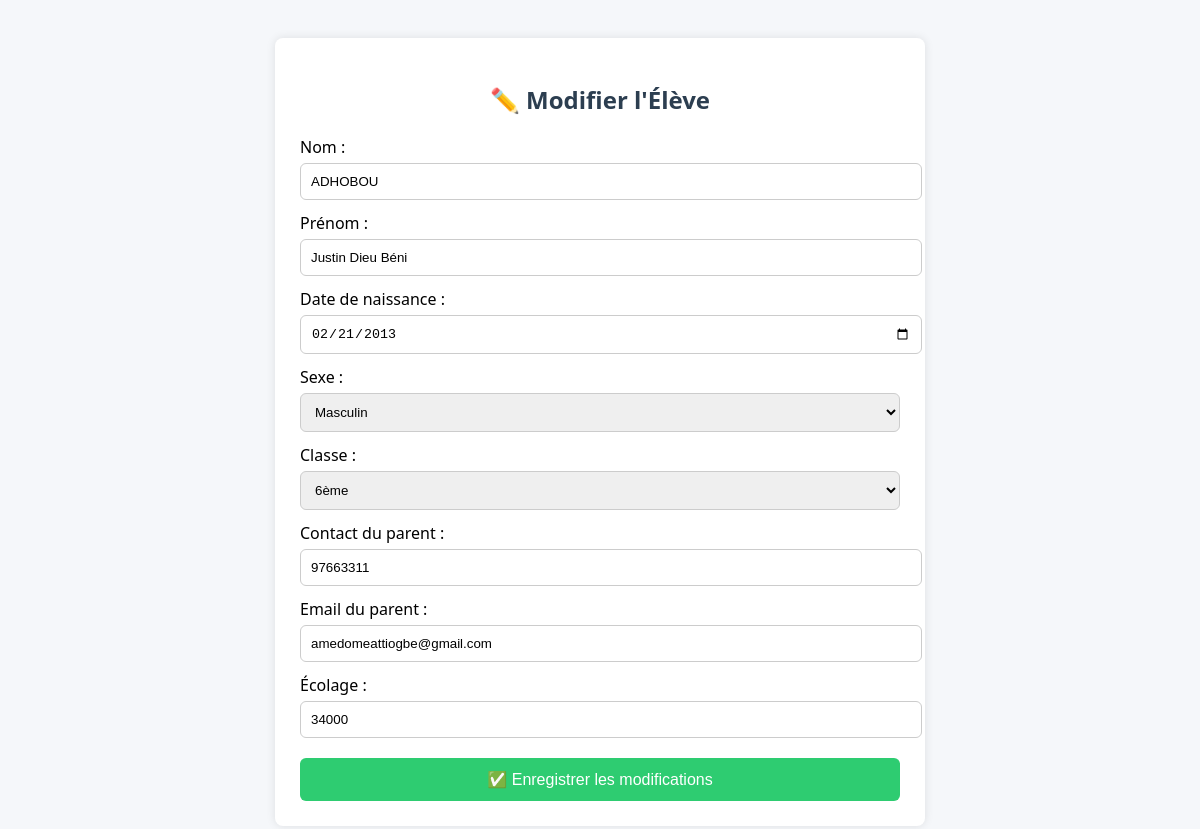
Screenshot of /admin/modifier_eleves.php?id=1 (signed in) with the database file from the repository.
### tables this page shows
CREATE TABLE IF NOT EXISTS `eleves` (
  `id` int NOT NULL AUTO_INCREMENT,
  `nom` varchar(100) NOT NULL,
  `prenom` varchar(100) NOT NULL,
  `date_naissance` date DEFAULT NULL,
  `sexe` enum('M','F') DEFAULT NULL,
  `created_at` datetime DEFAULT CURRENT_TIMESTAMP,
  `email_parent` varchar(100) DEFAULT NULL,
  `contact_parent` int DEFAULT NULL,
  `ecolage` int NOT NULL,
  `classe` varchar(10) NOT NULL,
  PRIMARY KEY (`id`)
);

### admin/modifier_eleves.php (the view, shortened to what this page needs)
<?php
require_once '../includes/db.php';
$id = $_GET['id'];
$stmt = $pdo->prepare("SELECT * FROM eleves WHERE id = ?");
$stmt->execute([$id]);
$eleve = $stmt->fetch();
?>
<!DOCTYPE html>
<html lang="fr">
<head>
     <link rel="stylesheet" href="../assets/css/modifier_eleves.css">
</head>
<body>
    <div class="container">
        <h2>✏️ Modifier l'Élève</h2>
        <form method="post">
            <label>Nom :</label>
            <input type="text" name="nom" value="<?= htmlspecialchars($eleve['nom']) ?>" required>
            <label>Prénom :</label>
            <input type="text" name="prenom" value="<?= htmlspecialchars($eleve['prenom']) ?>" required>
            <label>Date de naissance :</label>
            <input type="date" name="date_naissance" value="<?= $eleve['date_naissance'] ?>" required>
            <label>Sexe :</label>
            <select name="sexe" required>
                <option value="M" <?= $eleve['sexe'] === 'Masculin' ? 'selected' : '' ?>>Masculin</option>
            </select>
            <label>Classe :</label>
            <select name="classe" required>
                <option value="6ème" <?= $eleve['classe'] === '6ème' ? 'selected' : '' ?>>6ème</option>
            </select>
            <label>Contact du parent :</label>
            <input type="text" name="contact_parent" value="<?= htmlspecialchars($eleve['contact_parent']) ?>" required>
            <label>Email du parent :</label>
            <input type="email" name="email_parent" value="<?= htmlspecialchars($eleve['email_parent']) ?>" required>
            <label>Écolage :</label>
            <input type="number" step="0.01" name="ecolage" value="<?= htmlspecialchars($eleve['ecolage']) ?>" required>
            <button type="submit">✅ Enregistrer les modifications</button>
        </form>
    </div>
</body>
</html>

### assets/css/modifier_eleves.css (style rules this page uses)
body { font-family: 'Segoe UI', sans-serif; background-color: #f5f7fa; padding: 30px; }
.container { max-width: 600px; margin: auto; background: white; padding: 25px; border-radius: 8px; box-shadow: 0 0 10px rgba(0,0,0,0.1); }
h2 { text-align: center; color: #2c3e50; }
label { margin-top: 12px; display: block; }
input, select { width: 100%; padding: 10px; margin-top: 5px; border-radius: 6px; border: 1px solid #ccc; }
button { margin-top: 20px; background: #2ecc71; color: white; padding: 12px; width: 100%; font-size: 16px; border: none; border-radius: 6px; cursor: pointer; }

### rows the page displays
eleves: nom "ADHOBOU", prenom "Justin Dieu Béni", date_naissance "02/21/2013", classe "6ème", contact_parent "97663311", email_parent "amedomeattiogbe@gmail.com", ecolage "34000"
